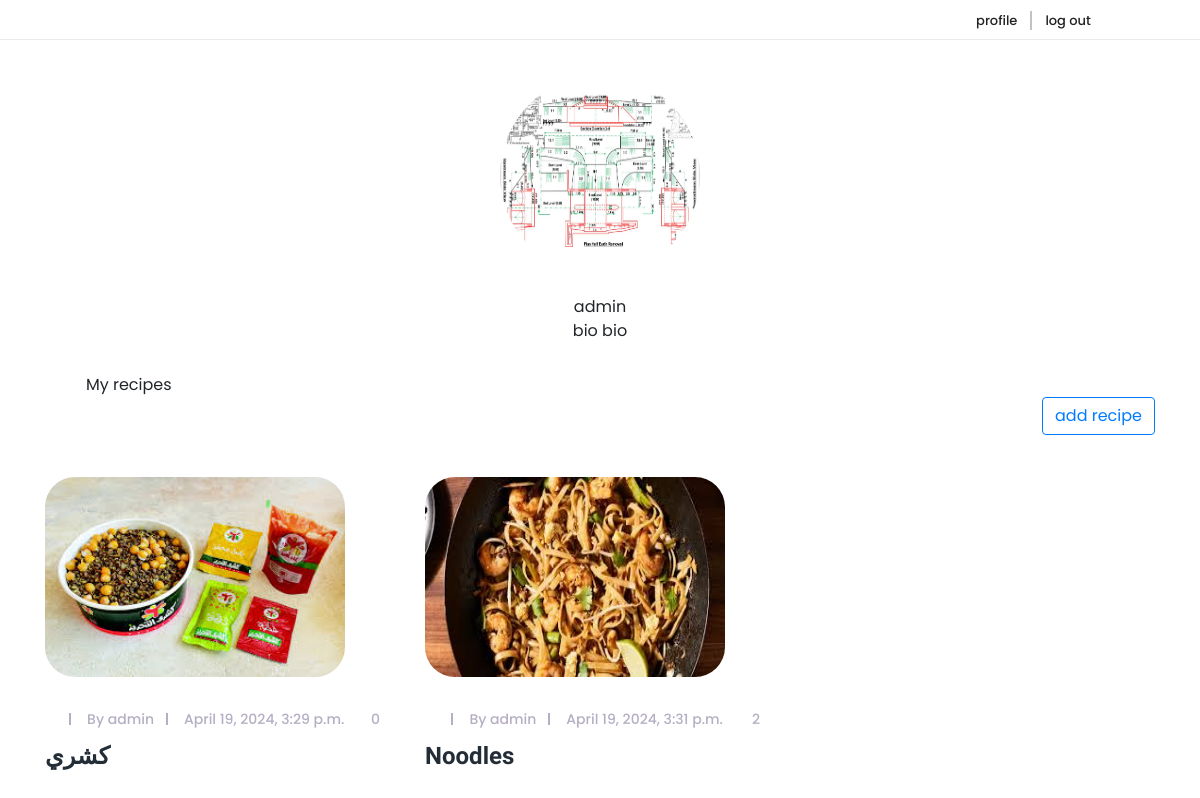
/myprofile/ (signed in), run on an earlier commit of the app's database.
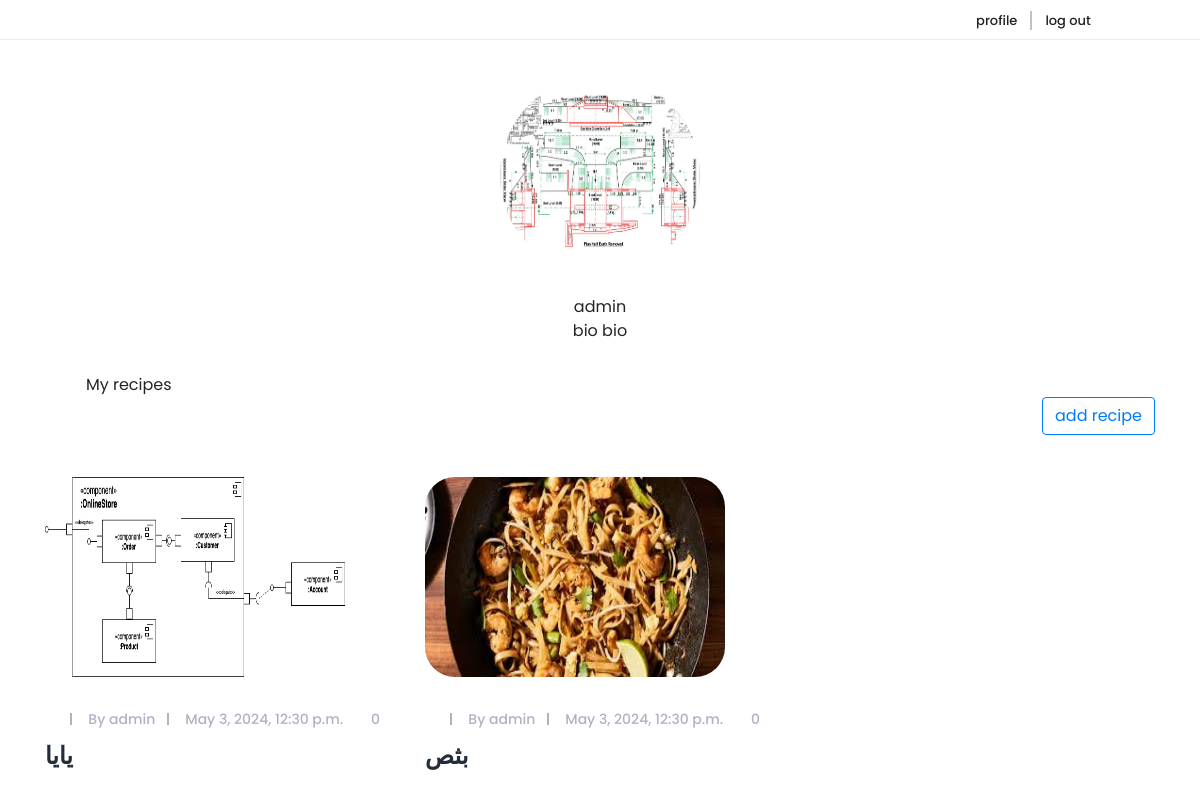
And on a later commit of the database.
### littleapp/models.py (models this page shows, shortened)
class Recipe(models.Model):
    author = models.ForeignKey(
        settings.AUTH_USER_MODEL, related_name="recipes", on_delete=models.CASCADE)
    category = models.ForeignKey(
        RecipeCategory, related_name="recipe_list", on_delete=models.SET(get_default_recipe_category))
    picture = models.ImageField(upload_to='uploads')
    title = models.CharField(max_length=200)
    desc = models.CharField(_('Short description'), max_length=200)
    cook_time = models.TimeField()
    ingredients = models.TextField()
    procedure = models.TextField()
    created_at = models.DateTimeField(auto_now_add=True)
    likes = models.ManyToManyField(settings.AUTH_USER_MODEL , verbose_name=_(""), null=True , blank=True)

### littleapp/views.py (the view)
# urls.py: path('myprofile/', views.myprofile, name='myprofile'),
@login_required
def myprofile(request):
    me = Profile.objects.get(user=request.user)
    myr = Recipe.objects.filter(author=request.user)
    return render(request, 'profile.html' ,{"me":me , "myr":myr})

### templates/profile.html (shortened to what the changed rows need)
{% load static %}
<!DOCTYPE html>
<html lang="en">
<head>
    <link href="{% static 'explore/style.css' %}" rel="stylesheet">
    <link href="{% static 'explore/css/responsive/responsive.css' %}" rel="stylesheet">
</head>
<body>
    <section class="archive-area section_padding_80">
        <div class="container">
            <div class="row">
                {% for r  in myr %}
                <a href="{% url 'viewrecipe' pk=r.pk %}" >
                <div class="col-12 col-md-6 col-lg-4">
                    <div class="single-post wow fadeInUp" data-wow-delay="0.1s">
                        <div class="post-thumb">
                            <img src="/uploads/{{r.picture}}" alt="" style="width:300px;height:200px;">
                        </div>
                        <div class="post-content">
                            <div class="post-meta d-flex">
                                <div class="post-author-date-area d-flex">
                                    <div class="post-author">
                                        <a href="#">By {{r.author}}</a>
                                    </div>
                                    <div class="post-date">
                                        <a href="#">{{r.created_at}}</a>
                                    </div>
                                </div>
                                <div class="post-comment-share-area d-flex">
                                    <div class="post-favourite">
                                        <a href="#"><i class="fa fa-heart-o" aria-hidden="true"></i> {{r.likes.count}}</a>
                                    </div>
                                </div>
                            </div>
                            <a href="#">
                                <h4 class="post-headline">{{r.title}}</h4>
                            </a>
                        </div>
                    </div>
                </div>
                </a>
                {% endfor %}
            </div>
        </div>
    </section>
</body>

What changed in the data, as far as the page shows it:
removed Recipe: picture (picture), author "admin", created_at "April 19, 2024, 3:29 p.m.", likes.count "0", title "كشري"
removed Recipe: picture (picture), author "admin", created_at "April 19, 2024, 3:31 p.m.", likes.count "2", title "Noodles"
added Recipe: picture (picture), author "admin", created_at "May 3, 2024, 12:30 p.m.", likes.count "0", title "يايا"
added Recipe: picture (picture), author "admin", created_at "May 3, 2024, 12:30 p.m.", likes.count "0", title "بثص"
